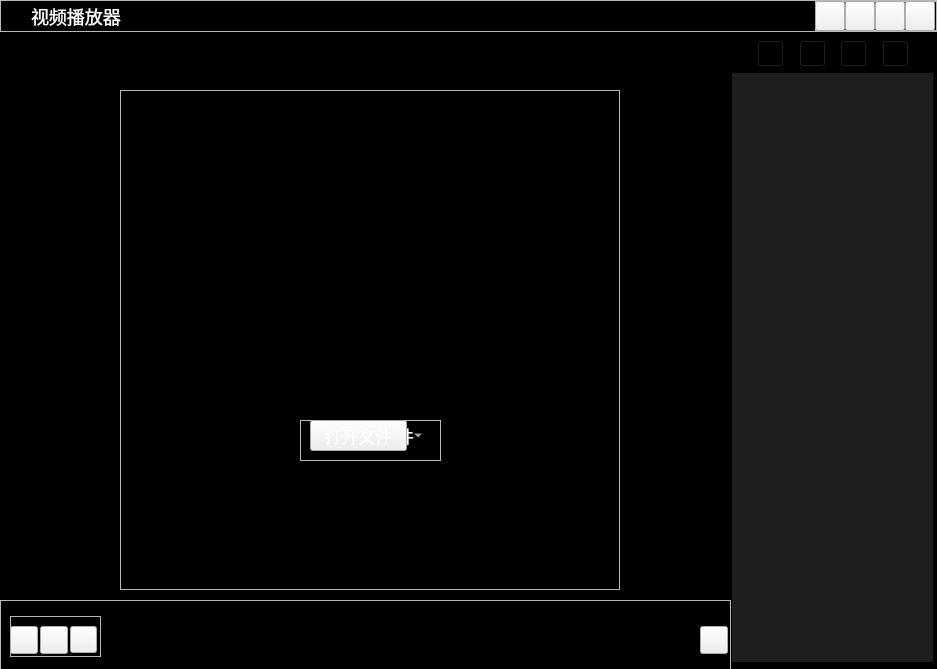
<?xml version="1.0" encoding="UTF-8"?>
<ui version="4.0">
 <class>CDialogMain</class>
 <widget class="NoFlameDlg" name="CDialogMain">
  <property name="geometry">
   <rect>
    <x>0</x>
    <y>0</y>
    <width>937</width>
    <height>669</height>
   </rect>
  </property>
  <property name="windowTitle">
   <string>视频播放器</string>
  </property>
  <property name="styleSheet">
   <string notr="true">QWidget#CDialogMain
{
background-color: rgb(0, 0, 0);
border-width:0px;
}

QScrollBar:vertical {
    background: #000000;
    width: 16px;
    margin: 16px 0 16px 0;
}

QScrollBar::handle:vertical {
    background:rgb(229, 229, 229);
    min-height: 16px;
border-width:0px;
border-radius:5px;
/*	border-image: url(:/Skin/handle.png);*/
}

QScrollBar::add-line:vertical {
    background: #444444;
    height: 16px;
    subcontrol-position: bottom;
    subcontrol-origin: margin;
}

QScrollBar::sub-line:vertical {
    background: #444444;
    height: 16px;
    subcontrol-position: top;
    subcontrol-origin: margin;

}

QScrollBar::add-page:vertical, QScrollBar::sub-page:vertical {
    background: none;
}

QScrollBar:up-arrow:vertical {
    border: 2px solid #333333;
    width: 6px;
    height: 6px;
    background: #5f5f5f;
	border-image:url(:/Skin/up.png)
}

QScrollBar:down-arrow:vertical {
    border: 2px solid #333333;
    width: 6px;
    height: 6px;
    background: #5f5f5f;
	border-image:url(:/Skin/down.png)
}
</string>
  </property>
  <widget class="QPushButton" name="BtnHideList">
   <property name="geometry">
    <rect>
     <x>700</x>
     <y>626</y>
     <width>28</width>
     <height>28</height>
    </rect>
   </property>
   <property name="toolTip">
    <string>隐藏列表</string>
   </property>
   <property name="styleSheet">
    <string notr="true">QPushButton
{
	
	border-image: url(:/Skin/list.png)0 0 0 0 repeat

}
QPushButton:hover
{	
	border-image: url(:/Skin/list.png)28 0 0 0 repeat

}
QPushButton:pressed
{	
	border-image: url(:/Skin/list.png)56 0 0 0 repeat
}
QPushButton:disabled
{	
	border-image: url(:/Skin/list.png)84 0 repeat
}</string>
   </property>
   <property name="text">
    <string/>
   </property>
  </widget>
  <widget class="QFrame" name="frame_fileList">
   <property name="geometry">
    <rect>
     <x>732</x>
     <y>32</y>
     <width>201</width>
     <height>631</height>
    </rect>
   </property>
   <property name="styleSheet">
    <string notr="true">background-color: rgb(0,0,0)</string>
   </property>
   <property name="frameShape">
    <enum>QFrame::StyledPanel</enum>
   </property>
   <property name="frameShadow">
    <enum>QFrame::Raised</enum>
   </property>
   <widget class="QListWidget" name="listWidget">
    <property name="geometry">
     <rect>
      <x>0</x>
      <y>39</y>
      <width>201</width>
      <height>591</height>
     </rect>
    </property>
    <property name="focusPolicy">
     <enum>Qt::NoFocus</enum>
    </property>
    <property name="styleSheet">
     <string notr="true">QWidget{background-color: rgb(30, 30, 30);
color: rgb(255, 255, 255);
	font-size:15px;
	font-family:Microsoft Yahei;

}
QListWidget{
border-width:0px;
}
QListWidget::item{
color: rgb(255, 255, 255);
}
QListWidget::item:alternate {
background:rgb(80, 80, 80);
}
QListWidget::item:hover {
border-width:0px;
background: rgb(50, 50, 50);
}

QListWidget::item:selected {
background: rgb(170, 0, 0);

border-width:0px;
outline:0px;
}


</string>
    </property>
    <property name="frameShape">
     <enum>QFrame::NoFrame</enum>
    </property>
    <property name="frameShadow">
     <enum>QFrame::Sunken</enum>
    </property>
    <property name="lineWidth">
     <number>0</number>
    </property>
    <property name="horizontalScrollBarPolicy">
     <enum>Qt::ScrollBarAlwaysOff</enum>
    </property>
    <property name="alternatingRowColors">
     <bool>true</bool>
    </property>
    <property name="selectionMode">
     <enum>QAbstractItemView::SingleSelection</enum>
    </property>
   </widget>
   <widget class="QFrame" name="frame">
    <property name="geometry">
     <rect>
      <x>0</x>
      <y>0</y>
      <width>201</width>
      <height>41</height>
     </rect>
    </property>
    <property name="styleSheet">
     <string notr="true"/>
    </property>
    <property name="frameShape">
     <enum>QFrame::StyledPanel</enum>
    </property>
    <property name="frameShadow">
     <enum>QFrame::Raised</enum>
    </property>
    <widget class="QPushButton" name="BtnFileDelAll">
     <property name="geometry">
      <rect>
       <x>108</x>
       <y>8</y>
       <width>27</width>
       <height>27</height>
      </rect>
     </property>
     <property name="toolTip">
      <string>清空列表</string>
     </property>
     <property name="styleSheet">
      <string notr="true">QPushButton
{
	
	background-color: rgba(0,0,0,0);
	border-image: url(:/Skin/Delete.png)0 0 repeat

}
QPushButton:hover
{	
	border-image: url(:/Skin/Delete.png)28 0 repeat

}
QPushButton:pressed
{	
	border-image: url(:/Skin/Delete.png)56 0 0 0 repeat
}
QPushButton:disabled
{	
	border-image: url(:/Skin/Delete.png)84 0 0 0 repeat
}</string>
     </property>
    </widget>
    <widget class="QPushButton" name="BtnFileAdd">
     <property name="geometry">
      <rect>
       <x>25</x>
       <y>8</y>
       <width>27</width>
       <height>27</height>
      </rect>
     </property>
     <property name="toolTip">
      <string>增加列表文件</string>
     </property>
     <property name="styleSheet">
      <string notr="true">QPushButton
{
	background-color: rgba(0,0,0,0);
	border-image: url(:/Skin/add.png)0 0 repeat

}
QPushButton:hover
{	
	border-image: url(:/Skin/add.png)28 0 repeat

}
QPushButton:pressed
{	
	border-image: url(:/Skin/add.png)56 0 0 0 repeat
}
QPushButton:disabled
{	
	border-image: url(:/Skin/add.png)84 0 0 0 repeat
}</string>
     </property>
    </widget>
    <widget class="QPushButton" name="BtnFileDel">
     <property name="geometry">
      <rect>
       <x>67</x>
       <y>8</y>
       <width>27</width>
       <height>27</height>
      </rect>
     </property>
     <property name="toolTip">
      <string>从列表中移除文件</string>
     </property>
     <property name="styleSheet">
      <string notr="true">QPushButton
{
	background-color: rgba(0,0,0,0);
	border-image: url(:/Skin/Reduce.png)0 0 repeat

}
QPushButton:hover
{	
	border-image: url(:/Skin/Reduce.png)28 0 repeat

}
QPushButton:pressed
{	
	border-image: url(:/Skin/Reduce.png)56 0 0 0 repeat
}
QPushButton:disabled
{	
	border-image: url(:/Skin/Reduce.png)84 0 0 0 repeat
}</string>
     </property>
    </widget>
    <widget class="QPushButton" name="BtnPlayList">
     <property name="geometry">
      <rect>
       <x>150</x>
       <y>8</y>
       <width>27</width>
       <height>27</height>
      </rect>
     </property>
     <property name="toolTip">
      <string>播放顺序设置</string>
     </property>
     <property name="styleSheet">
      <string notr="true">QPushButton
{
	background-color: rgba(0,0,0,0);
	border-image: url(:/Skin/playmode.png)0 0 repeat

}
QMenu{
	background-color: rgb(255, 255, 255);
	color: rgb(0, 0, 0);
}
QPushButton:menu-indicator
{
	image:None;

}
QPushButton:hover
{	
	border-image: url(:/Skin/playmode.png)28 0 repeat

}
QPushButton:pressed
{	
	border-image: url(:/Skin/playmode.png)56 0 0 0 repeat
}
QPushButton:disabled
{	
	border-image: url(:/Skin/playmode.png)84 0 0 0 repeat
}</string>
     </property>
    </widget>
   </widget>
  </widget>
  <widget class="QFrame" name="frame_toolBar">
   <property name="geometry">
    <rect>
     <x>10</x>
     <y>616</y>
     <width>91</width>
     <height>41</height>
    </rect>
   </property>
   <property name="frameShape">
    <enum>QFrame::StyledPanel</enum>
   </property>
   <property name="frameShadow">
    <enum>QFrame::Raised</enum>
   </property>
   <widget class="QPushButton" name="BtnDiv4Time">
    <property name="geometry">
     <rect>
      <x>30</x>
      <y>10</y>
      <width>28</width>
      <height>28</height>
     </rect>
    </property>
    <property name="toolTip">
     <string>分段播放</string>
    </property>
    <property name="styleSheet">
     <string notr="true">QPushButton
{
	
	border-image: url(:/Skin/divPlay.png)0 0 repeat

}
QPushButton:hover
{	
	border-image: url(:/Skin/divPlay.png)28 0 repeat

}
QPushButton:pressed
{	
	border-image: url(:/Skin/divPlay.png)56 0 0 0 repeat
}
QPushButton:disabled
{	
	border-image: url(:/Skin/divPlay.png)84 0 0 0 repeat
}</string>
    </property>
   </widget>
   <widget class="QPushButton" name="BtnWndMode">
    <property name="geometry">
     <rect>
      <x>0</x>
      <y>10</y>
      <width>28</width>
      <height>28</height>
     </rect>
    </property>
    <property name="toolTip">
     <string>多屏播放</string>
    </property>
    <property name="styleSheet">
     <string notr="true">QPushButton
{
	
	border-image: url(:/Skin/grid4.png)0 0 repeat

}
QMenu{
	background-color: rgb(255, 255, 255);
	color: rgb(0, 0, 0);
}
QPushButton:menu-indicator
{
	image:None;

}
QPushButton:hover
{	
	border-image: url(:/Skin/grid4.png)28 0 repeat

}
QPushButton:pressed
{	
	border-image: url(:/Skin/grid4.png)56 0 0 0 repeat
}
QPushButton:disabled
{	
	border-image: url(:/Skin/grid4.png)84 0 0 0 repeat
}</string>
    </property>
   </widget>
   <widget class="QPushButton" name="BtnFullScreen">
    <property name="geometry">
     <rect>
      <x>60</x>
      <y>10</y>
      <width>27</width>
      <height>27</height>
     </rect>
    </property>
    <property name="toolTip">
     <string>全屏</string>
    </property>
    <property name="styleSheet">
     <string notr="true">QPushButton
{
	
	border-image: url(:/Skin/control-button-fullscreen.png)0 0 repeat

}
QPushButton:hover
{	
	border-image: url(:/Skin/control-button-fullscreen.png)27 0 repeat

}
QPushButton:pressed
{	
	border-image: url(:/Skin/control-button-fullscreen.png)54 0 0 0 repeat
}
QPushButton:disabled
{	
	border-image: url(:/Skin/control-button-fullscreen.png)81 0 0 0 repeat
}</string>
    </property>
   </widget>
  </widget>
  <widget class="QFrame" name="frame_CtrlBar">
   <property name="geometry">
    <rect>
     <x>0</x>
     <y>600</y>
     <width>731</width>
     <height>70</height>
    </rect>
   </property>
   <property name="styleSheet">
    <string notr="true">QFrame{
	border-image: url(:/Skin/bg-below.png);
}</string>
   </property>
   <property name="frameShape">
    <enum>QFrame::StyledPanel</enum>
   </property>
   <property name="frameShadow">
    <enum>QFrame::Raised</enum>
   </property>
  </widget>
  <widget class="QFrame" name="frameSysBar">
   <property name="geometry">
    <rect>
     <x>0</x>
     <y>0</y>
     <width>938</width>
     <height>32</height>
    </rect>
   </property>
   <property name="styleSheet">
    <string notr="true">QFrame
{
	border-image:url(:/Skin/bg-above.png);
}
QLabel
{
border-image:null;
color: rgb(255, 255, 255);
}</string>
   </property>
   <property name="frameShape">
    <enum>QFrame::StyledPanel</enum>
   </property>
   <property name="frameShadow">
    <enum>QFrame::Raised</enum>
   </property>
   <layout class="QGridLayout" name="gridLayout_2">
    <property name="leftMargin">
     <number>0</number>
    </property>
    <property name="topMargin">
     <number>0</number>
    </property>
    <property name="rightMargin">
     <number>0</number>
    </property>
    <property name="bottomMargin">
     <number>0</number>
    </property>
    <item row="0" column="0">
     <layout class="QGridLayout" name="gridLayout">
      <property name="horizontalSpacing">
       <number>2</number>
      </property>
      <item row="0" column="1">
       <widget class="QLabel" name="labelTitle">
        <property name="maximumSize">
         <size>
          <width>170</width>
          <height>170</height>
         </size>
        </property>
        <property name="styleSheet">
         <string notr="true">QLabel#labelTitle
{
	color: rgb(255, 255, 255);
	font-size:18px;
	font-family:Microsoft Yahei;	
}</string>
        </property>
        <property name="text">
         <string>视频播放器</string>
        </property>
       </widget>
      </item>
      <item row="0" column="2">
       <widget class="QLabel" name="labelFileName">
        <property name="maximumSize">
         <size>
          <width>16777215</width>
          <height>500</height>
         </size>
        </property>
        <property name="styleSheet">
         <string notr="true"/>
        </property>
        <property name="text">
         <string/>
        </property>
       </widget>
      </item>
      <item row="0" column="0">
       <widget class="QLabel" name="logo">
        <property name="minimumSize">
         <size>
          <width>28</width>
          <height>28</height>
         </size>
        </property>
        <property name="maximumSize">
         <size>
          <width>28</width>
          <height>28</height>
         </size>
        </property>
        <property name="styleSheet">
         <string notr="true">border-image: url(:/Skin/logo.png)</string>
        </property>
        <property name="text">
         <string/>
        </property>
       </widget>
      </item>
      <item row="0" column="3">
       <widget class="QFrame" name="frame_sysmenu">
        <property name="minimumSize">
         <size>
          <width>30</width>
          <height>30</height>
         </size>
        </property>
        <property name="maximumSize">
         <size>
          <width>122</width>
          <height>16777215</height>
         </size>
        </property>
        <property name="styleSheet">
         <string notr="true">QFrame
{border-image:null;
}</string>
        </property>
        <property name="frameShape">
         <enum>QFrame::StyledPanel</enum>
        </property>
        <property name="frameShadow">
         <enum>QFrame::Raised</enum>
        </property>
        <widget class="QPushButton" name="BtnClose">
         <property name="geometry">
          <rect>
           <x>90</x>
           <y>0</y>
           <width>30</width>
           <height>30</height>
          </rect>
         </property>
         <property name="toolTip">
          <string>关闭</string>
         </property>
         <property name="styleSheet">
          <string notr="true">QPushButton
{
	
	border-image: url(:/Skin/close.png)0 0 repeat

}
QPushButton:hover
{	
	border-image: url(:/Skin/close.png)30 0 repeat

}
QPushButton:pressed
{	
	border-image: url(:/Skin/close.png)60 0 0 0 repeat
}
QPushButton:disabled
{	
	border-image: url(:/Skin/close.png)90 0 0 0 repeat
}
</string>
         </property>
        </widget>
        <widget class="QPushButton" name="BtnMax">
         <property name="geometry">
          <rect>
           <x>60</x>
           <y>0</y>
           <width>30</width>
           <height>30</height>
          </rect>
         </property>
         <property name="toolTip">
          <string>最大化</string>
         </property>
         <property name="styleSheet">
          <string notr="true">QPushButton
{
	
	border-image: url(:/Skin/max.png)0 0 0 0 repeat

}
QPushButton:hover
{	
	border-image: url(:/Skin/max.png)30 0 0 0 repeat

}
QPushButton:pressed
{	
	border-image: url(:/Skin/max.png)60 0 0 0 repeat
}
QPushButton:disabled
{	
	border-image: url(:/Skin/max.png)90 0 0 0 repeat
}
</string>
         </property>
        </widget>
        <widget class="QPushButton" name="BtnMin">
         <property name="geometry">
          <rect>
           <x>30</x>
           <y>0</y>
           <width>30</width>
           <height>30</height>
          </rect>
         </property>
         <property name="toolTip">
          <string>最小化</string>
         </property>
         <property name="styleSheet">
          <string notr="true">QPushButton
{
	
	border-image: url(:/Skin/min.png)0 0 repeat

}
QPushButton:hover
{	
	border-image: url(:/Skin/min.png)30 0 repeat

}
QPushButton:pressed
{	
	border-image: url(:/Skin/min.png)60 0 0 0 repeat
}
QPushButton:disabled
{	
	border-image: url(:/Skin/min.png)90 0 0 0 repeat
}
</string>
         </property>
        </widget>
        <widget class="QPushButton" name="BtnMore">
         <property name="geometry">
          <rect>
           <x>0</x>
           <y>0</y>
           <width>30</width>
           <height>30</height>
          </rect>
         </property>
         <property name="toolTip">
          <string>主菜单</string>
         </property>
         <property name="styleSheet">
          <string notr="true">QPushButton
{
	border-image: url(:/Skin/more.png)0 0 repeat

}
QMenu{
	background-color: rgb(255, 255, 255);
	color: rgb(0, 0, 0);
}
QPushButton:menu-indicator
{
	image:None;

}
QPushButton:hover
{	
	border-image: url(:/Skin/more.png)30 0 repeat

}
QPushButton:pressed
{	
	border-image: url(:/Skin/more.png)60 0 0 0 repeat
}
QPushButton:disabled
{	
	border-image: url(:/Skin/more.png)90 0 0 0 repeat
}
</string>
         </property>
        </widget>
       </widget>
      </item>
     </layout>
    </item>
   </layout>
  </widget>
  <widget class="QFrame" name="frameBackGround">
   <property name="geometry">
    <rect>
     <x>120</x>
     <y>90</y>
     <width>500</width>
     <height>500</height>
    </rect>
   </property>
   <property name="styleSheet">
    <string notr="true">border-image: url(:/Skin/bg.png);</string>
   </property>
   <property name="frameShape">
    <enum>QFrame::StyledPanel</enum>
   </property>
   <property name="frameShadow">
    <enum>QFrame::Raised</enum>
   </property>
   <layout class="QGridLayout" name="gridLayout_3"/>
  </widget>
  <widget class="QFrame" name="frameComboBox">
   <property name="geometry">
    <rect>
     <x>300</x>
     <y>420</y>
     <width>141</width>
     <height>41</height>
    </rect>
   </property>
   <property name="frameShape">
    <enum>QFrame::StyledPanel</enum>
   </property>
   <property name="frameShadow">
    <enum>QFrame::Raised</enum>
   </property>
   <widget class="QPushButton" name="BtnFileOpen">
    <property name="geometry">
     <rect>
      <x>10</x>
      <y>0</y>
      <width>97</width>
      <height>31</height>
     </rect>
    </property>
    <property name="styleSheet">
     <string notr="true">QPushButton
{
		font-size:17px;
	font-family:Microsoft Yahei;
	color:white;
    border-width: 0px;
}

QPushButton
{
	
	border-image: url(:/Skin/button.png)0 0 repeat;

}
QPushButton:hover
{	
	border-image: url(:/Skin/button.png)31 0 0 0 repeat

}
QPushButton:pressed
{	
	border-image: url(:/Skin/button.png)62 0 0 0 repeat
}
QPushButton:disabled
{	
	border-image: url(:/Skin/button.png)93 0 0 0 repeat
}</string>
    </property>
    <property name="text">
     <string>打开文件</string>
    </property>
   </widget>
   <widget class="QComboBox" name="comboBox">
    <property name="enabled">
     <bool>true</bool>
    </property>
    <property name="geometry">
     <rect>
      <x>12</x>
      <y>0</y>
      <width>124</width>
      <height>31</height>
     </rect>
    </property>
    <property name="styleSheet">
     <string notr="true">QComboBox{  
	font-size:17px;
	font-family:Microsoft Yahei;
	color:white;
    border-width: 0px;
 /* border: 1px solid #32435E;  */
   border-radius: 3px;  
  margin-right:5px;
	background-color: rgb(0, 0, 0,0);

}  
QAbstractItemView {
	background-color: rgba(0, 0, 0,0);
color: rgb(0, 0, 0);
}

QComboBox:editable{  
  border: 1px solid #32435E;  
   border-radius: 5px;  
  margin-right:5px;

}  

QComboBox::drop-down {  
subcontrol-origin: margin;  
    subcontrol-position: top right;  
    width:28px;   
border-image: url(:/Skin/arrow.png)0 0 repeat;

} 
QComboBox::drop-down:hover {  
border-image: url(:/Skin/arrow.png)31 0 repeat;

} 
</string>
    </property>
    <property name="frame">
     <bool>true</bool>
    </property>
    <item>
     <property name="text">
      <string>打开配音文件</string>
     </property>
    </item>
   </widget>
   <zorder>comboBox</zorder>
   <zorder>BtnFileOpen</zorder>
  </widget>
  <zorder>frame_CtrlBar</zorder>
  <zorder>BtnHideList</zorder>
  <zorder>frame_fileList</zorder>
  <zorder>frame_toolBar</zorder>
  <zorder>frameSysBar</zorder>
  <zorder>frameBackGround</zorder>
  <zorder>frameComboBox</zorder>
 </widget>
 <layoutdefault spacing="6" margin="11"/>
 <customwidgets>
  <customwidget>
   <class>NoFlameDlg</class>
   <extends>QWidget</extends>
   <header>noflamedlg.h</header>
   <container>1</container>
  </customwidget>
 </customwidgets>
 <resources>
  <include location="sisecplayer.qrc"/>
 </resources>
 <connections/>
</ui>
